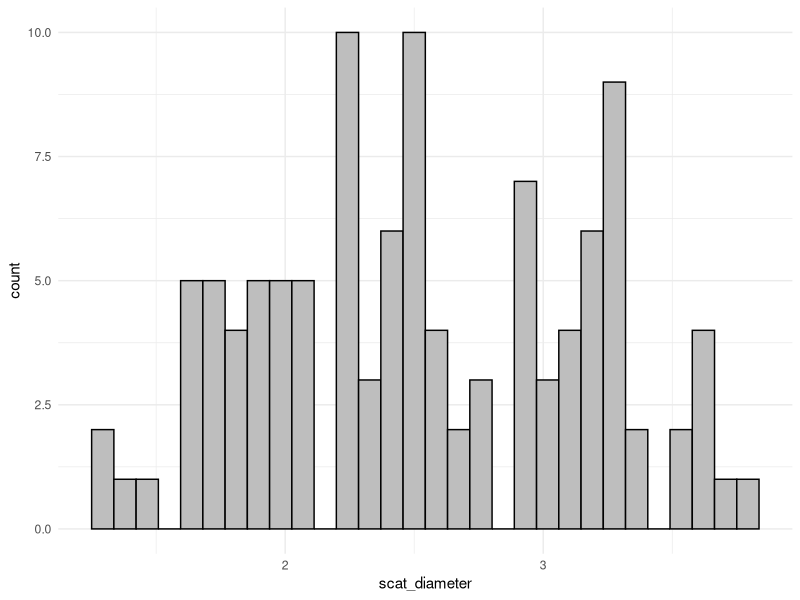
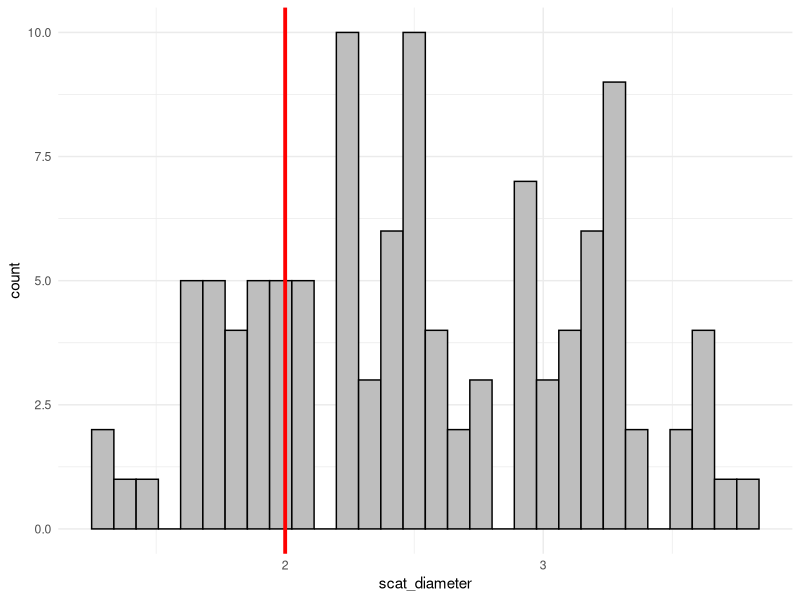

Write the R code that produced these figures, in order. (Note: this script raises an error after producing the figures.)
## Ellen Brandell
## May 2021

## assess the importance of the diameter used to delineate pups/adults 

library(tidyverse)
library(cowplot)
theme_set(theme_minimal(base_size=11))

setwd("~/Desktop/scat_project/DATA/data_summaries")

# individual scat data
diameter <- read.csv("scat_diameter.csv")
geno <- read.csv("all_geno_sex_results.csv")

# environmental data
meta <- read.csv("scat_metadata.csv")
location <- read.csv("locations.csv")

######################################## COMBINE  DATA
data1 <- merge(geno, diameter, by="scatID", all.x=T)
# data1 <- merge(data1, meta[,c(1,4)], by="scatID", all.x=T) # I want site


######################################## DIAMETER PATTERNS
ggplot(data=data1, aes(x=scat_diameter)) + geom_histogram(fill='gray', color='black')


## look at different diameter measurements by unique wolves



## look at different diameter measurements by collared wolves (known age)



######################################## EXPLORING CUTOFFS
cut <- 2.0  # less than OR equal to this is a pup
data1$age <- ifelse(data1$scat_diameter<=cut, "Pup", "Adult")
# make sure age isn't changing unless the wolf ages from Juv -> Adult
ggplot(data=data1, aes(x=scat_diameter)) + geom_histogram(fill='gray', color='black') +
  geom_vline(xintercept=cut, col='red', size=1.3)


table(data1$age)
table(data1$age)/nrow(data1)
# "questionable"/"in between" scat diameters based on our cutoff
table(data1$scat_diameter>cut-0.3 & data1$scat_diameter<cut+0.3)
# there are quite a few of these "in between" sizes


###### make a data set of JUST KNOWN WOLVES
wolves1 <- data1[!is.na(data1$wolfID),]

wolf.sum <- wolves1 %>% group_by(wolfID) %>% summarize(sex=sex[1], ages=length(unique(age)), age=age[1], 
                                                       pack=pack[1],
                                                     e.c.=max(e.c.),e.m.=max(e.m.),t.m.d.=max(t.m.d.),
                                                     sites=length(unique(indiv.site)), nsamples=n())
table(wolf.sum$age)
table(wolf.sum$age)/nrow(wolf.sum)

table(wolf.sum$pack, wolf.sum$age)

a <- ggplot(data=wolves1, aes(x=scat_diameter)) + geom_histogram(fill='gray', color='black') +
  geom_vline(xintercept=cut, col='red', size=1.3) + xlab("scat diameter") + ggtitle("Scat Diameter Known Wolves")
a
b <- ggplot(data=wolves1, aes(y=scat_diameter, x=wolfID, color=wolfID)) + geom_point() + 
  ylab("scat diameter") + ggtitle("Scat Diameter Known Wolves") + 
  theme(axis.text.x=element_text(angle=90), legend.position="none") +
  geom_hline(yintercept=cut, col='red', size=0.5)
b
c <- ggplot(data=wolves1, aes(y=scat_diameter, x=age, color=age)) + geom_boxplot() + geom_jitter(width=0.1) +
  ylab("scat diameter") + ggtitle("Scat Diameter Known Wolves") +
  geom_hline(yintercept=cut, col='red', size=0.7)
c
d <- ggplot(data=wolves1, aes(y=scat_diameter, x=sex, color=sex)) + geom_boxplot() + geom_jitter(width=0.2) +
  ylab("scat diameter") + ggtitle("Scat Diameter Known Wolves") + 
  geom_hline(yintercept=cut, col='red', size=0.7)
d

plot_grid(a,b,c,d, nrow=2, ncol=2)
ggsave("scat_diameter.png", height=11, width=11, units="in", dpi=250)


###### HOW MANY MISMATCHES DO WE HAVE BASED ON CUTOFF VALUE?
# can only use resampled wolves for this


## and importantly, we want to make sure the collared wolves are correctly classified:
# pup = 1211F, 1228F, 1229F
# adult = 969F, 907F, 996M, 1005F, 1155M, 1156M


######
# change scat 145 wolf 1228F to Pup
